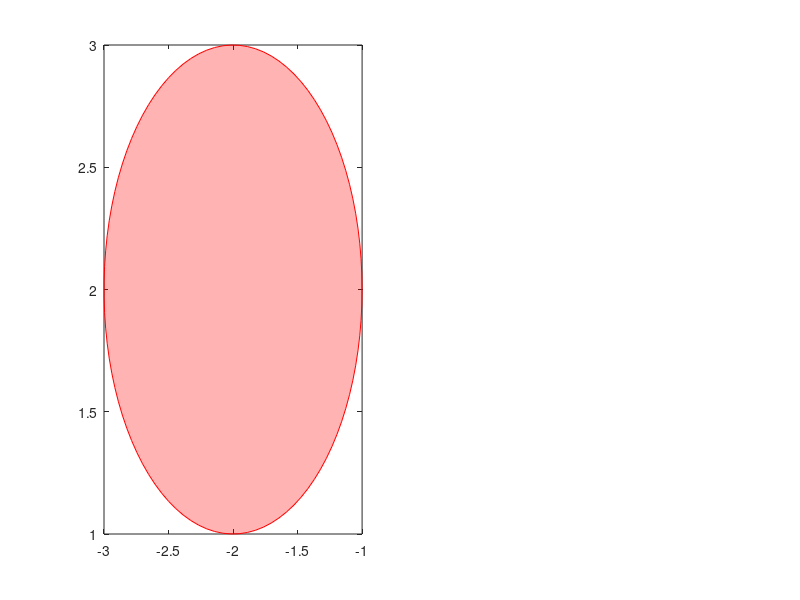

Here is the MATLAB script that generated this plot: (Note: this script raises an error after producing the figure.)
function Figure_plot()
global Initial_position
global x_Stabilization x_Sontag x_QP x_Ming_kappa1 x_Ming_kappa2 x_Ming_kappa3 x_Ming_kappa4
global u_Sontg_save u_QP_save u_kappa1_save u_kappa2_save u_kappa3_save u_kappa4_save

%% With Input Case
global x_tilde_Sontag x_tilde_QP x_tilde_kappa1 x_tilde_kappa2 x_tilde_kappa3 x_tilde_kappa4
global u_tilde_Sontg u__tilde_QP u_tilde_kappa1 u_tilde_kappa2 u_tilde_kappa3 u_tilde_kappa4

%% Create the barrier area
% Define the circle equation
theta = linspace(0, 2*pi, 100);
x1 = -2 + cos(theta);
x2 = 2 + sin(theta);
figure(1)
subplot(1,2,1)
% plot(Initial_position(1),Initial_position(2),'bp','MarkerSize',12)
% hold on
h8=fill(x1, x2, 'red', 'FaceAlpha', 0.3, 'EdgeColor', 'red');  % 'red' for fill and boundary color
hold on
% Plot the filled area where h(x1, x2) < 0 with shallow red color
for i=1:1:size(Initial_position,2)
    h_1(i)=plot(x_Stabilization(:,1,i),x_Stabilization(:,2,i),'k--','linewidth',1.5);
    hold on
    h_2(i)=plot(x_QP(:,1,i),x_QP(:,2,i),'c-','linewidth',1.5);
    h_3(i)=plot(x_Ming_kappa1(:,1,i),x_Ming_kappa1(:,2,i),'g-','linewidth',1.5);
    h_4(i)=plot(x_Ming_kappa2(:,1,i),x_Ming_kappa2(:,2,i),'b-','linewidth',1.5);
    h_5(i)=plot(x_Ming_kappa3(:,1,i),x_Ming_kappa3(:,2,i),'y-','linewidth',1.5);
    h_6(i)=plot(x_Ming_kappa4(:,1,i),x_Ming_kappa4(:,2,i),'m-','linewidth',1.5);
    h_7(i)=plot(x_Sontag(:,1,i),x_Sontag(:,2,i),'r-','linewidth',1.5);
end
plot(Initial_position(1), Initial_position(2), 'bp', 'MarkerSize', 15, 'MarkerFaceColor', 'b');

% Add an arrow using quiver with a larger arrowhead
arrowLength = 0.2;  % Length of the arrow
arrowDirection = [1, 1];  % Direction of the arrow
arrowHeadSize = 6;  % Size of the arrowhead
quiver(Initial_position(1), Initial_position(2), arrowLength * arrowDirection(1), arrowLength * arrowDirection(2), 'b', 'LineWidth', 2, 'MaxHeadSize', arrowHeadSize);

% Add text near the marker
text(Initial_position(1) + arrowLength, Initial_position(2) + arrowLength, 'Start Position', 'FontSize', 14, 'Color', 'b','interpreter','latex');
plot(0,0,'ro','MarkerSize',15, 'MarkerFaceColor', 'r')
arrowDirection = [-0.7, 0.8];  % Direction of the arrow
arrowLength = 0.8;  % Length of the arrow
quiver(0, 0, arrowLength * arrowDirection(1), arrowLength * arrowDirection(2), 'r', 'LineWidth', 2, 'MaxHeadSize', arrowHeadSize);

% Add text near the marker
text( -arrowLength-0.3, arrowLength+0.1, 'End Position', 'FontSize', 14, 'Color', 'r','interpreter','latex');
xlabel('$x_1 (-)$','interpreter','latex')
ylabel('$x_2 (-)$','interpreter','latex')
set(gca,'FontSize',20)
% set(gcf,'Position',[200,200,1000,725], 'color','w')
set(gcf,'Position',[200,200,1000,790], 'color','w')
% lgd =legend([h8,h_1,h_2,h_3,h_4,h_5,h_6,h_7],'Obstacle','Open Loop','QP Controller','Tunable-$\kappa_{1}$','Tunable-$\kappa_{2}$','Tunable-$\kappa_{3}$','Tunable-$\kappa_{4}$','Sontag','interpreter','latex');
% lgd.NumColumns = 8;  % Set the number of columns in the legend
% lgd.Position = [0.47 0.815 0.1 0.1];  % Adjust the position if needed
% Move the legend to the top of the figure
lgd = legend([h8,h_1,h_2,h_3,h_4,h_5,h_6,h_7],'Obstacle','Open Loop','QP Controller','Tunable-$\kappa_{1}$','Tunable-$\kappa_{2}$','Tunable-$\kappa_{3}$','Tunable-$\kappa_{4}$','Sontag','interpreter','latex');
lgd.NumColumns = 4;  % Set the number of columns in the legend

% Adjust the position of the legend to the top
lgd.Position = [0.47 0.87 0.1 0.1];  % [left, bottom, width, height]
grid on
% axis equal
axis([-4.5,0,0,3.5])
subplot(1,2,2)
num_plot_end=150;
for i=1:size(Initial_position,2)
    h_1(i)=plot(vecnorm(u_QP_save(1:num_plot_end,:).'),'c-','linewidth',1.5);
    hold on
    h_2(i)=plot(vecnorm(u_kappa1_save(1:num_plot_end,:).'),'g-','linewidth',1.5);
    h_3(i)=plot(vecnorm(u_kappa2_save(1:num_plot_end,:).'),'b-','linewidth',1.5);
    h_4(i)=plot(vecnorm(u_kappa3_save(1:num_plot_end,:).'),'y-','linewidth',1.5);
    h_5(i)=plot(vecnorm(u_kappa4_save(1:num_plot_end,:).'),'m-','linewidth',1.5);
    h_6(i)=plot(vecnorm(u_Sontg_save(1:num_plot_end,:).'),'r-','linewidth',1.5);
    h_7(i)=plot(ones(size(u_kappa2_save,1),1)*3.5,'--','linewidth',1.5);
end
% Add an arrow using quiver with a larger arrowhead
arrowLength = 0.2;  % Length of the arrow
arrowDirection = [1, 1];  % Direction of the arrow
arrowHeadSize = 6;  % Size of the arrowhead
quiver(Initial_position(1), Initial_position(2), arrowLength * arrowDirection(1), arrowLength * arrowDirection(2), 'b', 'LineWidth', 2, 'MaxHeadSize', arrowHeadSize);


% Add text near the marker
text( 85-arrowLength-0.3, 3.7+arrowLength+0.1, 'Norm Bound $\gamma$', 'FontSize', 14, 'Color', 'k','interpreter','latex');
xlabel('$t$ (s)','interpreter','latex')
ylabel('$\|\mathbf{u}\| (-)$','interpreter','latex')
set(gca,'FontSize',20)
set(gcf,'Position',[200,200,1000,375], 'color','w')
axis([0,num_plot_end,0,8])
grid on




% 
% 
% % plot(Initial_position(1),Initial_position(2),'bp','MarkerSize',12)
% % hold on
% h8=fill(x1, x2, 'red', 'FaceAlpha', 0.3, 'EdgeColor', 'red');  % 'red' for fill and boundary color
% hold on
% % Plot the filled area where h(x1, x2) < 0 with shallow red color
% for i=1:1:size(Initial_position,2)
% %     h_1(i)=plot(x_Stabilization(:,1,i),x_Stabilization(:,2,i),'k--','linewidth',1.5);
% %     hold on
% %     h_2(i)=plot(x_QP(:,1,i),x_QP(:,2,i),'c-','linewidth',1.5);
%     h_3(i)=plot(x_tilde_kappa1(:,1,i),x_tilde_kappa1(:,2,i),'g-','linewidth',1.5);
% %     h_4(i)=plot(x_Ming_kappa2(:,1,i),x_Ming_kappa2(:,2,i),'b-','linewidth',1.5);
% %     h_5(i)=plot(x_Ming_kappa3(:,1,i),x_Ming_kappa3(:,2,i),'y-','linewidth',1.5);
% %     h_6(i)=plot(x_Ming_kappa4(:,1,i),x_Ming_kappa4(:,2,i),'m-','linewidth',1.5);
% %     h_7(i)=plot(x_Sontag(:,1,i),x_Sontag(:,2,i),'r-','linewidth',1.5);
% end
% plot(Initial_position(1), Initial_position(2), 'bp', 'MarkerSize', 15, 'MarkerFaceColor', 'b');
% 
% % Add an arrow using quiver with a larger arrowhead
% arrowLength = 0.2;  % Length of the arrow
% arrowDirection = [1, 1];  % Direction of the arrow
% arrowHeadSize = 6;  % Size of the arrowhead
% quiver(Initial_position(1), Initial_position(2), arrowLength * arrowDirection(1), arrowLength * arrowDirection(2), 'b', 'LineWidth', 2, 'MaxHeadSize', arrowHeadSize);
% 
% % Add text near the marker
% text(Initial_position(1) + arrowLength, Initial_position(2) + arrowLength, 'Start Position', 'FontSize', 10, 'Color', 'b');
% plot(0,0,'ro','MarkerSize',15, 'MarkerFaceColor', 'r')
% arrowDirection = [-1, 1];  % Direction of the arrow
% quiver(0, 0, arrowLength * arrowDirection(1), arrowLength * arrowDirection(2), 'r', 'LineWidth', 2, 'MaxHeadSize', arrowHeadSize);
% 
% % Add text near the marker
% text( -arrowLength-0.3, arrowLength+0.1, 'End Position', 'FontSize', 10, 'Color', 'r');
% xlabel('$x_1 (-)$','interpreter','latex')
% ylabel('$x_2 (-)$','interpreter','latex')
% set(gca,'FontSize',20)
% % set(gcf,'Position',[200,200,1000,725], 'color','w')
% set(gcf,'Position',[200,200,1000,790], 'color','w')
% % lgd =legend([h8,h_1,h_2,h_3,h_4,h_5,h_6,h_7],'Obstacle','Open Loop','QP Controller','Tunable-$\kappa_{1}$','Tunable-$\kappa_{2}$','Tunable-$\kappa_{3}$','Tunable-$\kappa_{4}$','Sontag','interpreter','latex');
% % lgd.NumColumns = 8;  % Set the number of columns in the legend
% % lgd.Position = [0.47 0.815 0.1 0.1];  % Adjust the position if needed
% % Move the legend to the top of the figure
% % lgd = legend([h8,h_1,h_2,h_3,h_4,h_5,h_6,h_7],'Obstacle','Open Loop','QP Controller','Tunable-$\kappa_{1}$','Tunable-$\kappa_{2}$','Tunable-$\kappa_{3}$','Tunable-$\kappa_{4}$','Sontag','interpreter','latex');
% lgd.NumColumns = 8;  % Set the number of columns in the legend
% 
% % Adjust the position of the legend to the top
% lgd.Position = [0.47 0.87 0.1 0.1];  % [left, bottom, width, height]
% grid on
% % axis equal
% axis([-4.5,0,0,3.5])
% 
% 
%  subplot(1,2,2)
% num_plot_end=150;
% for i=1:size(Initial_position,2)
% %     h_1(i)=plot(vecnorm(u_QP_save(1:num_plot_end,:).'),'c-','linewidth',1.5);
% %     hold on
%     h_2(i)=plot(vecnorm(u_tilde_kappa1(1:num_plot_end,:).'),'g-','linewidth',1.5);
% %     h_3(i)=plot(vecnorm(u_kappa2_save(1:num_plot_end,:).'),'b-','linewidth',1.5);
% %     h_4(i)=plot(vecnorm(u_kappa3_save(1:num_plot_end,:).'),'y-','linewidth',1.5);
% %     h_5(i)=plot(vecnorm(u_kappa4_save(1:num_plot_end,:).'),'m-','linewidth',1.5);
% %     h_6(i)=plot(vecnorm(u_Sontg_save(1:num_plot_end,:).'),'r-','linewidth',1.5);
% end
% xlabel('$t$ (s)','interpreter','latex')
% ylabel('$\|u\| (-)$','interpreter','latex')
% set(gca,'FontSize',20)
% set(gcf,'Position',[200,200,1000,375], 'color','w')
% axis([0,num_plot_end,0,8])
% grid on
end

